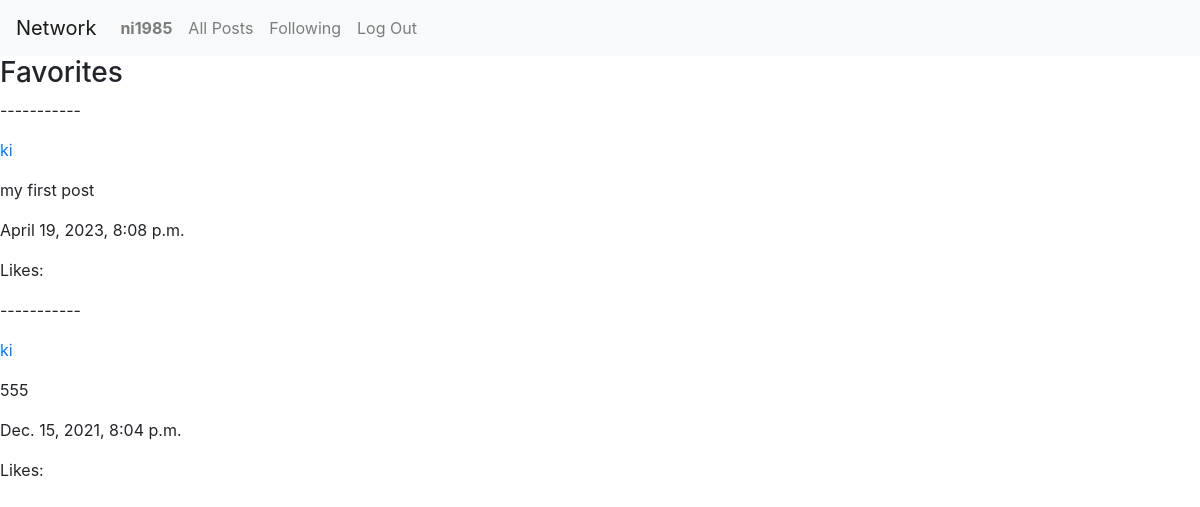
Page /favorites (signed in) on the committed database.
### network/models.py (models this page shows)
class User(AbstractUser):
    pass

class Post(models.Model):
    creator = models.ForeignKey(
        User,
        on_delete = models.CASCADE)
    post_text = models.TextField()
    post_time = models.DateTimeField(auto_now_add=True)
    likes = models.ManyToManyField(
        User,
        blank = True,
        related_name = 'Likes'
    )
    def count_likes(self):
        return str(self.likes.count())
    def __str__(self):
        return f"Post id {self.id}; User: {self.creator}; Likes: {self.count_likes()}"

### network/views.py (the view)
# urls.py: path("favorites", views.favorites, name="favorites"),
@login_required
def favorites(request):
    follows = Follow.objects.filter(user_id__username = request.user)
    follows_users = follows.values_list('subscribed__username', flat=True)
    follows_nr = len(follows_users)
    user_post = Post.objects.filter(creator__username__in = follows_users).order_by('-post_time')
    page_number = request.GET.get('page')
    paginator = Paginator(user_post, per_page = 2)
    page_obj = paginator.get_page(page_number)
    print(user_post)
    return render(request, "network/favorites.html", {
        'posts': page_obj
    })

### network/templates/network/favorites.html (shortened to what this page needs)
{% extends "network/layout.html" %}
{% block body %}
    <h3>Favorites</h3>
    <div>
        {% for post in posts %}
        <div>
            <p>-----------</p>
            <a href="{% url 'profile' post.creator %}"><p>{{ post.creator }}</p></a>
            <p>{{ post.post_text }}</p>
            <p>{{ post.post_time }}</p>
            <p>Likes: {{ post.post_likes }}</p>
        </div>
        {% endfor %}
    </div>
{% endblock %}

### network/templates/network/layout.html (shortened to what this page needs)
{% load static %}
<!DOCTYPE html>
<html lang="en">
    <head>
        <link rel="stylesheet" href="https://stackpath.bootstrapcdn.com/bootstrap/4.4.1/css/bootstrap.min.css">
        <link href="{% static 'network/styles.css' %}" rel="stylesheet">
        <link rel="stylesheet" href="https://cdn.jsdelivr.net/npm/bootstrap-icons@1.10.5/font/bootstrap-icons.css">
    </head>
    <body>
        <nav class="navbar navbar-expand-lg navbar-light bg-light">
            <a class="navbar-brand" href="#">Network</a>
            <div>
              <ul class="navbar-nav mr-auto">
                {% if user.is_authenticated %}
                    <li class="nav-item">
                        <a class="nav-link" href="#"><strong>{{ user.username }}</strong></a>
                    </li>
                {% endif %}
                <li class="nav-item">
                  <a class="nav-link" href="{% url 'index' %}">All Posts</a>
                </li>
                {% if user.is_authenticated %}
                    <li class="nav-item">
                        <a class="nav-link" href="{% url 'favorites' %}">Following</a>
                    </li>
                    <li class="nav-item">
                        <a class="nav-link" href="{% url 'logout' %}">Log Out</a>
                    </li>
                {% endif %}
              </ul>
            </div>
          </nav>
        <div class="body">
            {% block body %}
            {% endblock %}
        </div>
    </body>
</html>

### rows in the picture
User: username "ni1985"
Post: creator "ki", post_text "my first post", post_time "April 19, 2023, 8:08 p.m."
Post: creator "ki", post_text "555", post_time "Dec. 15, 2021, 8:04 p.m."
